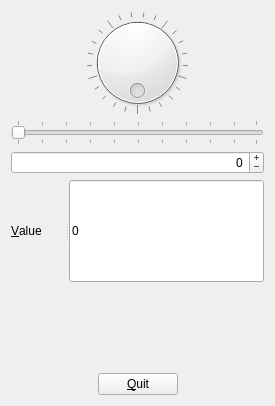
<?xml version="1.0" encoding="UTF-8"?>
<ui version="4.0">
 <class>Widget</class>
 <widget class="QWidget" name="Widget">
  <property name="geometry">
   <rect>
    <x>0</x>
    <y>0</y>
    <width>275</width>
    <height>406</height>
   </rect>
  </property>
  <property name="windowTitle">
   <string>Widget</string>
  </property>
  <layout class="QVBoxLayout" name="verticalLayout_2">
   <item>
    <widget class="QDial" name="dial">
     <property name="wrapping">
      <bool>true</bool>
     </property>
     <property name="notchesVisible">
      <bool>true</bool>
     </property>
    </widget>
   </item>
   <item>
    <widget class="QSlider" name="horizontalSlider">
     <property name="orientation">
      <enum>Qt::Horizontal</enum>
     </property>
     <property name="tickPosition">
      <enum>QSlider::TicksBothSides</enum>
     </property>
    </widget>
   </item>
   <item>
    <widget class="QSpinBox" name="spinBox">
     <property name="wrapping">
      <bool>true</bool>
     </property>
     <property name="alignment">
      <set>Qt::AlignRight|Qt::AlignTrailing|Qt::AlignVCenter</set>
     </property>
     <property name="buttonSymbols">
      <enum>QAbstractSpinBox::PlusMinus</enum>
     </property>
    </widget>
   </item>
   <item>
    <widget class="QSplitter" name="splitter">
     <property name="orientation">
      <enum>Qt::Horizontal</enum>
     </property>
     <widget class="QLabel" name="label">
      <property name="text">
       <string>&amp;Value</string>
      </property>
      <property name="buddy">
       <cstring>lineEdit</cstring>
      </property>
     </widget>
     <widget class="QLineEdit" name="lineEdit">
      <property name="inputMask">
       <string>99</string>
      </property>
      <property name="text">
       <string>0</string>
      </property>
      <property name="cursorPosition">
       <number>0</number>
      </property>
      <property name="placeholderText">
       <string>Input the number</string>
      </property>
     </widget>
    </widget>
   </item>
   <item>
    <layout class="QVBoxLayout" name="verticalLayout">
     <item>
      <spacer name="verticalSpacer">
       <property name="orientation">
        <enum>Qt::Vertical</enum>
       </property>
       <property name="sizeType">
        <enum>QSizePolicy::Maximum</enum>
       </property>
       <property name="sizeHint" stdset="0">
        <size>
         <width>20</width>
         <height>85</height>
        </size>
       </property>
      </spacer>
     </item>
     <item>
      <layout class="QHBoxLayout" name="horizontalLayout">
       <item>
        <spacer name="horizontalSpacer">
         <property name="orientation">
          <enum>Qt::Horizontal</enum>
         </property>
         <property name="sizeHint" stdset="0">
          <size>
           <width>40</width>
           <height>20</height>
          </size>
         </property>
        </spacer>
       </item>
       <item>
        <widget class="QPushButton" name="pushButton">
         <property name="text">
          <string>&amp;Quit</string>
         </property>
        </widget>
       </item>
       <item>
        <spacer name="horizontalSpacer_2">
         <property name="orientation">
          <enum>Qt::Horizontal</enum>
         </property>
         <property name="sizeHint" stdset="0">
          <size>
           <width>40</width>
           <height>20</height>
          </size>
         </property>
        </spacer>
       </item>
      </layout>
     </item>
    </layout>
   </item>
  </layout>
 </widget>
 <resources/>
 <connections>
  <connection>
   <sender>dial</sender>
   <signal>valueChanged(int)</signal>
   <receiver>horizontalSlider</receiver>
   <slot>setValue(int)</slot>
   <hints>
    <hint type="sourcelabel">
     <x>137</x>
     <y>125</y>
    </hint>
    <hint type="destinationlabel">
     <x>111</x>
     <y>174</y>
    </hint>
   </hints>
  </connection>
  <connection>
   <sender>spinBox</sender>
   <signal>valueChanged(int)</signal>
   <receiver>dial</receiver>
   <slot>setValue(int)</slot>
   <hints>
    <hint type="sourcelabel">
     <x>192</x>
     <y>205</y>
    </hint>
    <hint type="destinationlabel">
     <x>204</x>
     <y>130</y>
    </hint>
   </hints>
  </connection>
  <connection>
   <sender>horizontalSlider</sender>
   <signal>valueChanged(int)</signal>
   <receiver>spinBox</receiver>
   <slot>setValue(int)</slot>
   <hints>
    <hint type="sourcelabel">
     <x>45</x>
     <y>172</y>
    </hint>
    <hint type="destinationlabel">
     <x>41</x>
     <y>197</y>
    </hint>
   </hints>
  </connection>
  <connection>
   <sender>spinBox</sender>
   <signal>textChanged(QString)</signal>
   <receiver>lineEdit</receiver>
   <slot>setText(QString)</slot>
   <hints>
    <hint type="sourcelabel">
     <x>166</x>
     <y>200</y>
    </hint>
    <hint type="destinationlabel">
     <x>166</x>
     <y>222</y>
    </hint>
   </hints>
  </connection>
  <connection>
   <sender>pushButton</sender>
   <signal>clicked()</signal>
   <receiver>Widget</receiver>
   <slot>close()</slot>
   <hints>
    <hint type="sourcelabel">
     <x>109</x>
     <y>364</y>
    </hint>
    <hint type="destinationlabel">
     <x>233</x>
     <y>339</y>
    </hint>
   </hints>
  </connection>
 </connections>
</ui>
